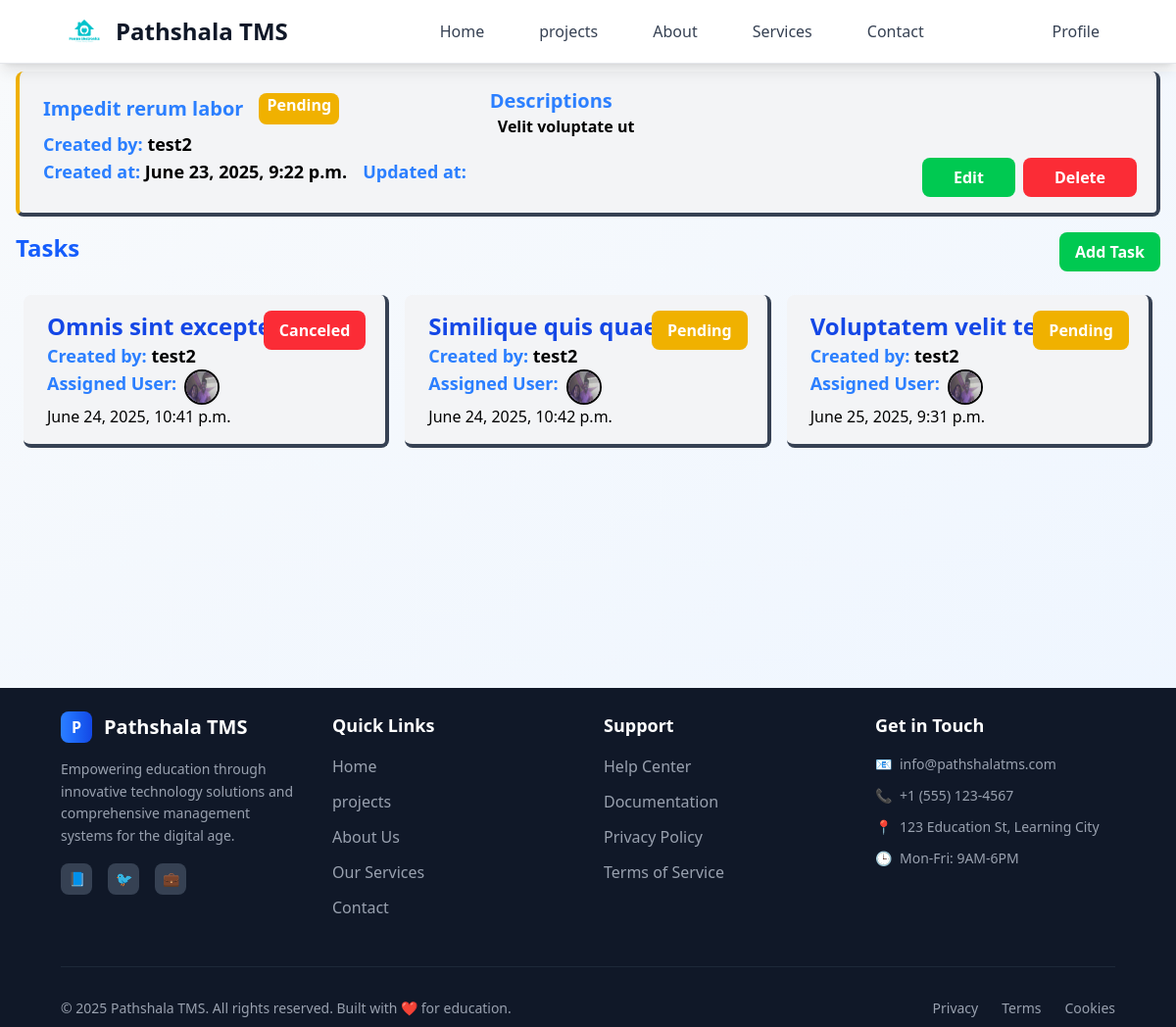
The app's page /employer/project_details/3 (signed in), older data.
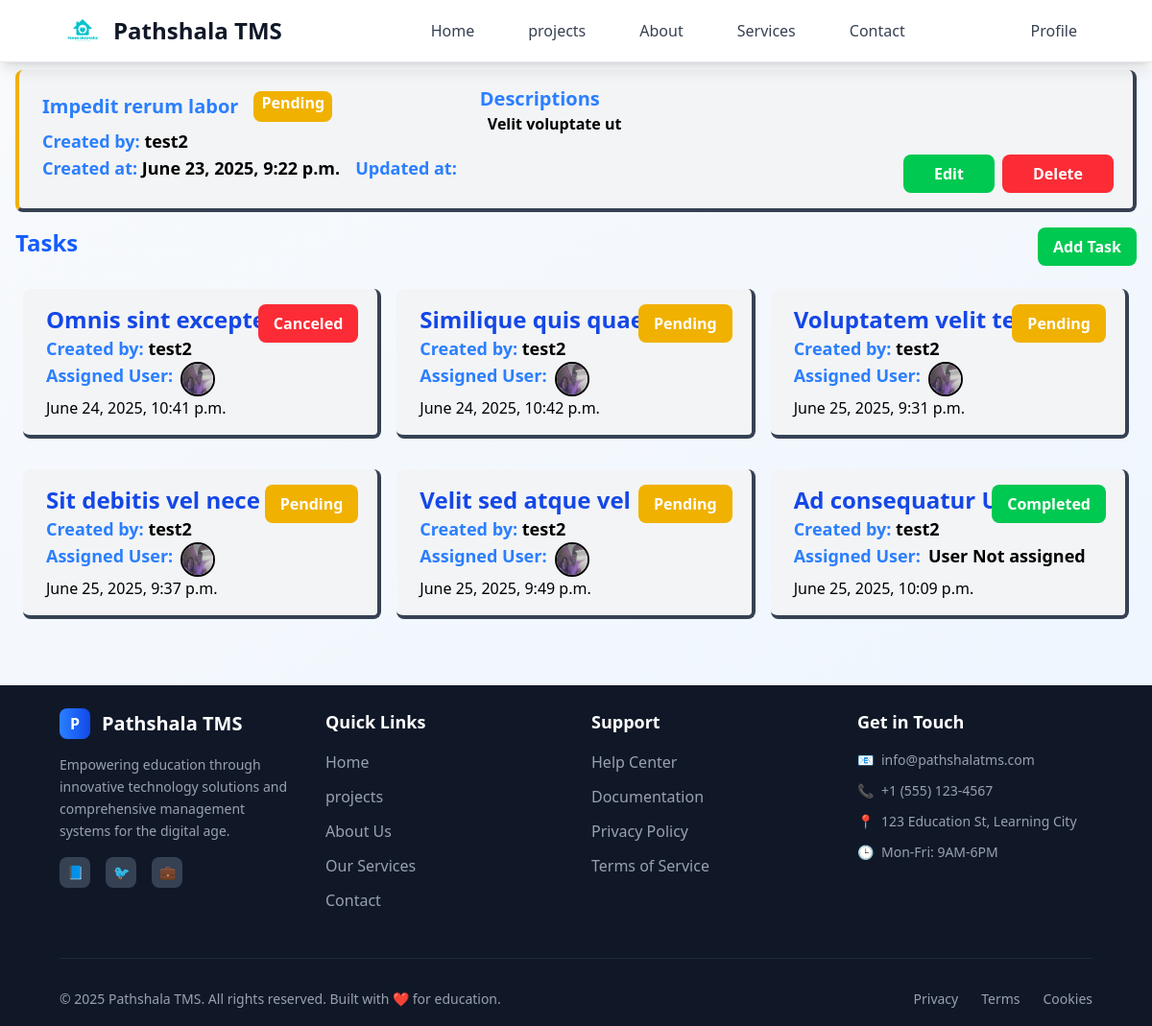
The same page, newer data.
### tasks/models.py (models this page shows)
class Task(models.Model):
    class StatusOptions(models.TextChoices):
        PENDING = "Pending", "Pending"
        IN_PROGRESS = "In Progress", "In Progress"
        COMPLETED = "Completed", "Completed"
        CANCELED = "Canceled", "Canceled"
    class TaskPriorityOPtion(models.TextChoices):
        LOW="Low",'Low'
        MEDIUM="Medium",'Medium'
        HIGH="High",'High'
    title = models.CharField(max_length=30)
    description = models.TextField(null=True, blank=True)
    user = models.ForeignKey(User, on_delete=models.CASCADE, related_name="tasks")
    project = models.ForeignKey(Project, on_delete=models.CASCADE)
    assigned_user = models.ForeignKey( User, on_delete=models.SET_NULL, related_name="assigned_tasks", null=True, blank=True)
    status = models.CharField(choices=StatusOptions, default=StatusOptions.PENDING)
    priority=models.CharField(choices=TaskPriorityOPtion,default=TaskPriorityOPtion.LOW)
    deadline=models.DateField( null=True, blank=True)
    created_at = models.DateTimeField(auto_now_add=True, editable=False)
    updated_at = models.DateTimeField(auto_now=True, editable=False)

### user/models.py (models this page shows)
class Profile(models.Model):
    class RoleOptions(models.TextChoices):
        ADMIN='admin','Admin' #admin(left side) used for store and Admin (Right Side)used for display
        EMPLOYER='employer',"Employer"
        EMLOYEE= "employee","Employee"
    class GenderOption(models.TextChoices):
        MALE='male','Male'
        FEMALE='female',"Female"
        OTHER='other','other'
    user=models.OneToOneField(User, on_delete=models.CASCADE)
    dob=models.CharField(blank=True,null=True)#dob should be null
    adress=models.CharField(blank=True,null=True, max_length=100)
    phone=models.CharField(blank=True, null=True ,max_length=10)
    role=models.CharField(choices=RoleOptions,default=RoleOptions.EMLOYEE,max_length=10)
    gender=models.CharField(choices=GenderOption, default=GenderOption.MALE,max_length=8,null=True)
    image= models.FileField( upload_to="userImage",null=True)

### projects/views.py (the view)
# urls.py: path("project_details/<int:id>",employerProjectDetails),
@login_required(login_url="/login")
def employerProjectDetails(request,id):
    project=Project.objects.get(id=id)
    tasks=Task.objects.filter(project=project)
    return render(request,"pages/employer/project/project_details.html",{"project":project,'tasks':tasks})

### templates/pages/employer/project/project_details.html (shortened to what this page needs)
{% extends 'layouts/main.html' %} {% block content %}
<div
  class="{% if project.status == 'Canceled' %} border-l-4 border-l-red-500 {% elif project.status == 'Completed' %} border-l-4 border-l-green-500 {% elif project.status == 'Pending' %} border-l-4 border-l-yellow-500 {% elif project.status == 'In Progress' %} border-l-4 border-l-blue-500 {% else %} bg-purple-300 {% endif %} mx-4 flex space-x-6 space-y-3 relative bg-gray-100 border-b-4 border-r-4 border-gray-700 rounded-lg py-4 px-6 my-2"
>
  <div>
    <div class="flex gap-4">
      <div class="text-xl font-bold text-blue-500 my-2">
        {{ project.title }}
      </div>
      <span
        class="{% if project.status == 'Canceled' %} bg-red-500 {% elif project.status == 'Completed' %} bg-green-500 {% elif project.status == 'Pending' %} bg-yellow-500 {% elif project.status == 'In Progress' %} bg-blue-500 {% else %} bg-purple-500 {% endif %} h-8 px-2 my-auto rounded-lg text-white font-bold"
      >
        {{ project.status }}
      </span>
    </div>
    <div class="font-semibold text-lg">
      <span class="text-blue-500">Created by:</span> {{ project.user }}
    </div>
    <div class="flex gap-4 font-semibold text-lg">
      <div>
        <span class="text-blue-500">Created at:</span> {{ project.created_at }}
      </div>
      <div>
        <span class="text-blue-500">Updated at:</span> {{ project.updated_at }}
      </div>
    </div>
    <div class="flex gap-2 absolute right-5 bottom-4">
      <a
        class="px-8 py-2 mx-auto rounded-lg bg-green-500 text-white font-bold"
        href="/employer/edit_project/{{ project.id }}"
        >Edit</a
      >
      <a
        class="px-8 py-2 mx-auto rounded-lg bg-red-500 text-white font-bold"
        href="/employer/delete_project/{{ project.id }}"
        >Delete</a
      >
    </div>
  </div>
  <div class="flex flex-col">
    <div class="font-semibold text-blue-500 text-xl">Descriptions</div>
    <div class="ms-2 font-semibold">{{ project.description }}</div>
  </div>
</div>
<div class="flex flex-col mx-2">
  <div class="flex p-2 mb-2 justify-between">
    <h1 class="text-blue-600 text-center text-2xl font-bold">Tasks</h1>
    <div class="flex ms-auto">
      <a
        class="px-4 py-2 rounded-lg bg-green-500 text-white font-bold"
        href="/employer/project/{{project.id}}/register_tasks "
        >Add Task</a
      >
    </div>
  </div>
  {% if tasks %}
  <div class="grid gap-4 grid-cols-1 md:grid-cols-2 lg:grid-cols-3 mx-4">
    {% for task in tasks %}
    <a href="/employer/task/{{task.id}}">
      <div
        class="relative bg-gray-100 hover:bg-gray-200 hover:scale-[102%] transition:ease-in-out duration-300 border-b-4 border-r-4 border-gray-700 rounded-lg py-4 px-6 my-2"
      >
        <div>
          <div class="text-2xl font-bold text-blue-700">{{ task.title }}</div>
        </div>
        <span
          class="{% if task.status == 'Canceled' %} bg-red-500 {% elif task.status == 'Completed' %} bg-green-500 {% elif task.status == 'Pending' %} bg-yellow-500 {% elif task.status == 'In Progress' %} bg-blue-500 {% else %} bg-purple-500 {% endif %} absolute top-0 right-5 z-5 px-4 py-2 rounded-lg text-white font-bold my-4"
        >
          {{ task.status }}
        </span>
        <div class="text-lg font-semibold">
          <span class="text-blue-500">Created by: </span>{{ task.user }}
        </div>
        <div class="text-lg font-semibold flex gap-2">
          <span class="text-blue-500">Assigned User: </span>
          {%if task.assigned_user%} {%if task.assigned_user.profile.image%}
          <img
            class="h-9 w-9 border-2 border-black rounded-full"
            src=" /media/{{task.assigned_user.profile.image}}"
            alt="assigned user"
          />
          {%else%}
          <img
            class="h-9 w-9 border-2 border-black rounded-full"
            src="/media/system_image/logo.png"
            alt="assigned user"
          />
          {%endif%} {%else%}
          <span class="mb-2">User Not assigned</span>
          {%endif%}
        </div>
        <div>{{ task.created_at }}</div>
      </div>
    </a>
    {% endfor %}
  </div>
  {% endif %}
</div>
{% endblock %}

Row changes from the older to the newer data that the page shows:
added Task: title "Sit debitis vel nece", status "Pending", user "test2", assigned_user.profile.image (picture), created_at "June 25, 2025, 9:37 p.m."
added Task: title "Velit sed atque vel", status "Pending", user "test2", assigned_user.profile.image (picture), created_at "June 25, 2025, 9:49 p.m."
added Task: title "Ad consequatur Ut r", status "Completed", user "test2", shows "User Not assigned", created_at "June 25, 2025, 10:09 p.m."
